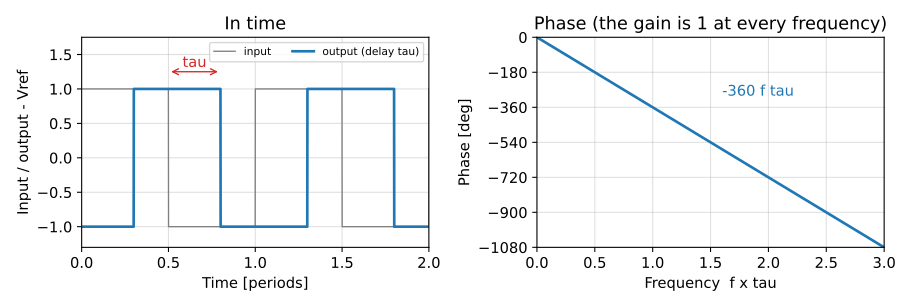

The Python source for this figure:
# SPDX-License-Identifier: MIT
"""Delay (dead time) tau: the output is the input shifted by tau (left); the gain is 1
at every frequency and the phase falls in proportion to the frequency, -360 f tau
degrees (right, linear frequency axis)."""
import sys
import pathlib

import matplotlib.pyplot as plt
import numpy as np

sys.path.insert(0, str(pathlib.Path(__file__).resolve().parents[2] / "tools"))
from figures import save  # noqa: E402

fig, (ax1, ax2) = plt.subplots(1, 2, figsize=(9.5, 3.2))

t = np.linspace(0, 2, 4001)            # time in periods of the input
tau = 0.3
sq = lambda x: np.where((x % 1) < 0.5, 1.0, -1.0)  # noqa: E731
ax1.plot(t, sq(t), color="gray", lw=1, label="input")
ax1.plot(t, sq(t - tau), lw=2, label="output (delay tau)")
ax1.annotate("", (0.5 + tau, 1.25), (0.5, 1.25), arrowprops=dict(arrowstyle="<->", color="C3"))
ax1.text(0.5 + tau / 2, 1.32, "tau", color="C3", ha="center")
ax1.set_xlim(0, 2)
ax1.set_ylim(-1.3, 1.75)
ax1.set_xlabel("Time [periods]")
ax1.set_ylabel("Input / output - Vref")
ax1.set_title("In time")
ax1.legend(loc="upper right", fontsize=8, ncol=2)

f = np.linspace(0, 3, 301)             # frequency x tau
ax2.plot(f, -360 * f, lw=2)
ax2.set_xlim(0, 3)
ax2.set_ylim(-1080, 0)
ax2.set_yticks(np.arange(-1080, 1, 180))
ax2.set_xlabel("Frequency  f x tau")
ax2.set_ylabel("Phase [deg]")
ax2.set_title("Phase (the gain is 1 at every frequency)")
ax2.grid(True, alpha=0.4)
ax2.text(1.6, -300, "-360 f tau", color="C0")
fig.tight_layout()
save(fig, pathlib.Path(__file__).with_name("response.svg"))
